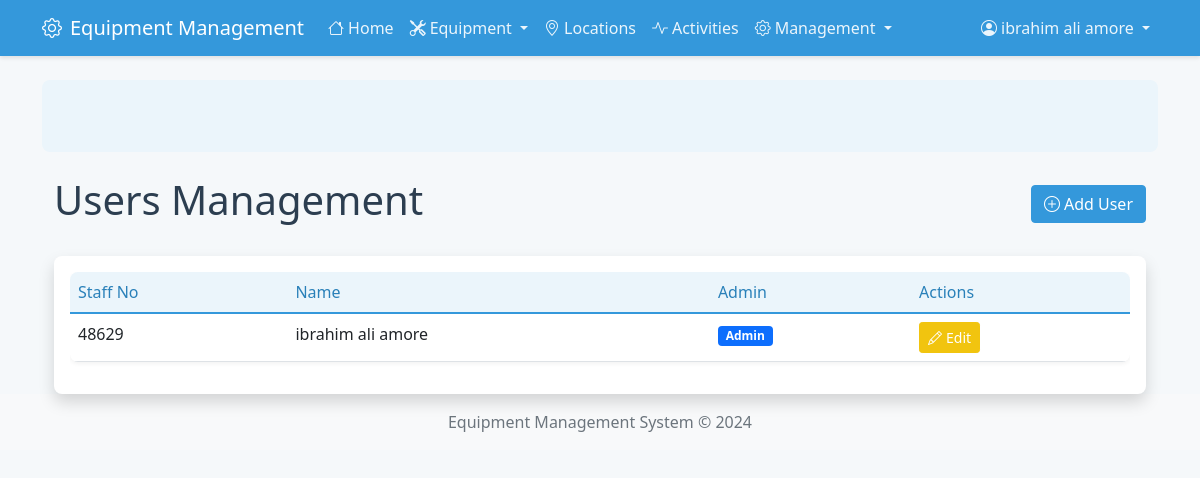
Page /users/ (signed in) on the committed database.
### app/models/tables.py (models this page shows, shortened)
class User(UserMixin, db.Model):
    __tablename__ = "user"
    staffno = db.Column(db.Integer, primary_key=True, index=True)
    staffname = db.Column(db.String(100), nullable=False)
    password = db.Column(db.String(300), nullable=False)
    isadmin = db.Column(db.Boolean, nullable=False, default=False)
    equipment_registers = db.relationship("EquipmentRegister", back_populates="user")
    activities = db.relationship("EquipmentActivity", back_populates="user")

### app/routes/user.py (the view)
@bp.route('/')
@login_required
@admin_required
def index():
    users = User.query.order_by(User.staffno).all()
    return render_template('user/list.html', users=users)

### app/templates/user/list.html (shortened to what this page needs)
{% extends "base.html" %}
{% block content %}
<div class="container">
    <div class="d-flex justify-content-between align-items-center mb-4">
        <h1>Users Management</h1>
        <a href="{{ url_for('user.create') }}" class="btn btn-primary">
            <i class="bi bi-plus-circle me-1"></i>Add User
        </a>
    </div>
    <div class="card shadow">
        <div class="card-body">
            <div class="table-responsive">
                <table class="table table-hover">
                    <thead>
                        <tr>
                            <th>Staff No</th>
                            <th>Name</th>
                            <th>Admin</th>
                            <th>Actions</th>
                        </tr>
                    </thead>
                    <tbody>
                        {% for user in users %}
                        <tr>
                            <td>{{ user.staffno }}</td>
                            <td>{{ user.staffname }}</td>
                            <td>
                                {% if user.isadmin %}
                                <span class="badge bg-primary">Admin</span>
                                {% else %}
                                <span class="badge bg-secondary">User</span>
                                {% endif %}
                            </td>
                            <td>
                                <div class="btn-group" role="group">
                                    <a href="{{ url_for('user.edit', staffno=user.staffno) }}"
                                       class="btn btn-sm btn-warning">
                                        <i class="bi bi-pencil me-1"></i>Edit
                                    </a>
                                </div>
                            </td>
                        </tr>
                        {% endfor %}
                    </tbody>
                </table>
            </div>
        </div>
    </div>
</div>
{% endblock %}

### app/templates/includes/navbar.html (shortened to what this page needs)
<nav class="navbar navbar-expand-lg navbar-dark bg-primary">
    <div class="container">
        <a class="navbar-brand" href="{{ url_for('main.index') }}">
            <i class="bi bi-gear me-2"></i>Equipment Management
        </a>
        <div class="collapse navbar-collapse" id="navbarMain">
            <ul class="navbar-nav me-auto">
                <li class="nav-item">
                    <a class="nav-link {{ 'active' if request.endpoint == 'main.index' }}"
                       href="{{ url_for('main.index') }}">
                        <i class="bi bi-house me-1"></i>Home
                    </a>
                </li>
                <li class="nav-item dropdown">
                    <a class="nav-link dropdown-toggle {{ 'active' if 'equipment' in request.endpoint }}"
                       href="#"
                       data-bs-toggle="dropdown">
                        <i class="bi bi-tools me-1"></i>Equipment
                    </a>
                </li>
                <li class="nav-item">
                    <a class="nav-link {{ 'active' if request.endpoint == 'location_bp.index' }}"
                       href="{{ url_for('location_bp.index') }}">
                        <i class="bi bi-geo-alt me-1"></i>Locations
                    </a>
                </li>
                <li class="nav-item">
                    <a class="nav-link {{ 'active' if request.endpoint == 'equipment_activity.index' }}"
                       href="{{ url_for('equipment_activity.index') }}">
                        <i class="bi bi-activity me-1"></i>Activities
                    </a>
                </li>
                {% if current_user.isadmin %}
                <li class="nav-item dropdown">
                    <a class="nav-link dropdown-toggle {{ 'active' if 'admin' in request.endpoint }}"
                       href="#"
                       data-bs-toggle="dropdown">
                        <i class="bi bi-gear me-1"></i>Management
                    </a>
                </li>
                {% endif %}
            </ul>
            <ul class="navbar-nav ms-auto">
                {% if current_user.is_authenticated %}
                <li class="nav-item dropdown">
                    <a class="nav-link dropdown-toggle" href="#" data-bs-toggle="dropdown">
                        <i class="bi bi-person-circle me-1"></i>{{ current_user.staffname }}
                    </a>
                </li>
                {% else %}
                <li class="nav-item">
                    <a class="nav-link" href="{{ url_for('auth.login') }}">
                        <i class="bi bi-box-arrow-in-right me-1"></i>Login
                    </a>
                </li>
                {% endif %}
            </ul>
        </div>
    </div>
</nav>

### app/static/css/style.css (style rules this page uses)
:root { --primary-color: #3498db; --primary-light: #ebf5fb; --primary-dark: #2980b9; --secondary-color: #f8f9fa; --text-color: #2c3e50; --border-color: #e3e8ed; --success-color: #2ecc71; --warning-color: #f1c40f; --danger-color: #e74c3c; }
body { background-color: #f5f8fa; color: var(--text-color); }
.navbar { background-color: var(--primary-color) !important; box-shadow: 0 2px 4px rgba(0,0,0,0.1); }
.navbar-dark .navbar-nav .nav-link { color: rgba(255,255,255,0.9); }
.card { border: none; border-radius: 8px; box-shadow: 0 2px 4px rgba(0,0,0,0.05); background-color: #ffffff; transition: transform 0.2s, box-shadow 0.2s; }
.table { background-color: #ffffff; border-radius: 8px; overflow: hidden; box-shadow: 0 2px 4px rgba(0,0,0,0.05); }
.table thead th { background-color: var(--primary-light); color: var(--primary-dark); border-bottom: 2px solid var(--primary-color); font-weight: 500; }
.btn-primary { background-color: var(--primary-color); border-color: var(--primary-color); }
.btn-warning { background-color: var(--warning-color); border-color: var(--warning-color); color: #ffffff; }
.navbar { box-shadow: 0 2px 4px rgba(0,0,0,0.1); }
.navbar-brand { font-weight: 500; }
.nav-item { position: relative; }
.nav-item::after { content: ''; position: absolute; width: 0; height: 2px; bottom: 0; left: 50%; background-color: #ffffff; transition: all 0.3s ease; }

### rows in the picture
User: staffname "ibrahim ali amore", staffno "48629", isadmin "Admin"
